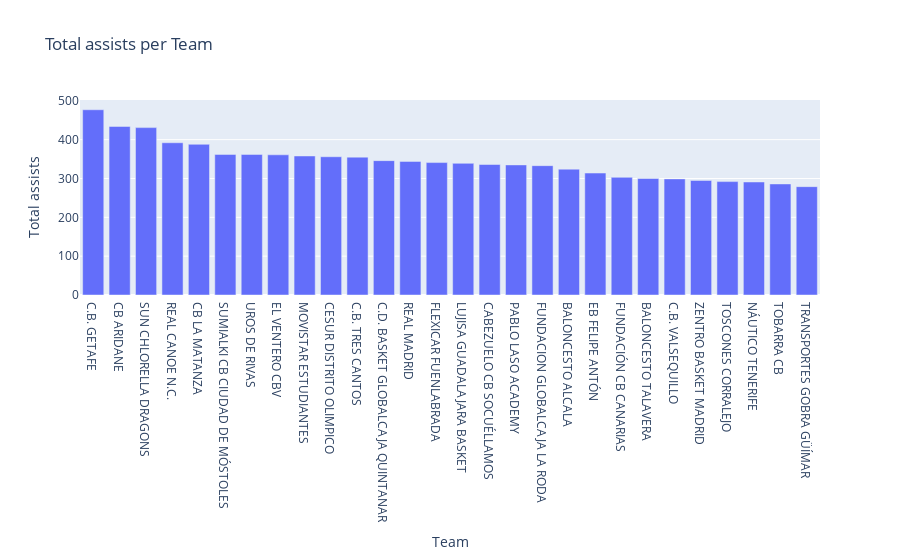

Notebook code for this chart:
### Code cell
team_totals = df.groupby('EQUIPO', as_index=False)['N_ASISTENCIAS'].sum()
fig = px.bar(team_totals, x='EQUIPO', y='N_ASISTENCIAS', title='Total assists per Team')
fig.update_layout(xaxis_title='Team', yaxis_title='Total assists', xaxis={'categoryorder':'total descending'})
fig.show()

### Figure 1 — Plotly figure (JSON) as saved in the notebook; plotly's stock layout.template omitted (floating-point values rounded to 4 significant figures)
{"data": [{"hovertemplate": "EQUIPO=%{x}<br>N_ASISTENCIAS=%{y}<extra></extra>", "legendgroup": "", "marker": {"color": "#636efa", "pattern": {"shape": ""}}, "name": "", "orientation": "v", "showlegend": false, "textposition": "auto", "type": "bar", "x": ["BALONCESTO ALCALA", "BALONCESTO TALAVERA", "C.B. GETAFE", "C.B. TRES CANTOS", "C.B. VALSEQUILLO", "C.D. BASKET GLOBALCAJA QUINTANAR", "CABEZUELO CB SOCUÉLLAMOS", "CB ARIDANE", "CB LA MATANZA", "CESUR DISTRITO OLIMPICO", "EB FELIPE ANTÓN", "EL VENTERO CBV", "FLEXICAR FUENLABRADA", "FUNDACION GLOBALCAJA LA RODA", "FUNDACIÓN CB CANARIAS", "LUJISA GUADALAJARA BASKET", "MOVISTAR ESTUDIANTES", "NÁUTICO TENERIFE", "PABLO LASO ACADEMY", "REAL CANOE N.C.", "REAL MADRID", "SUMIALKI CB CIUDAD DE MÓSTOLES", "SUN CHLORELLA DRAGONS", "TOBARRA CB", "TOSCONES CORRALEJO", "TRANSPORTES GOBRA GÜÍMAR", "UROS DE RIVAS", "ZENTRO BASKET MADRID"], "xaxis": "x", "y": [324, 300, 477, 355, 299, 346, 336, 434, 388, 356, 314, 361, 341, 333, 303, 339, 358, 291, 335, 392, 344, 362, 431, 286, 292, 279, 362, 295], "yaxis": "y"}], "layout": {"barmode": "relative", "legend": {"tracegroupgap": 0}, "title": {"text": "Total assists per Team"}, "xaxis": {"anchor": "y", "categoryorder": "total descending", "domain": [0, 1], "title": {"text": "Team"}}, "yaxis": {"anchor": "x", "domain": [0, 1], "title": {"text": "Total assists"}}}}
